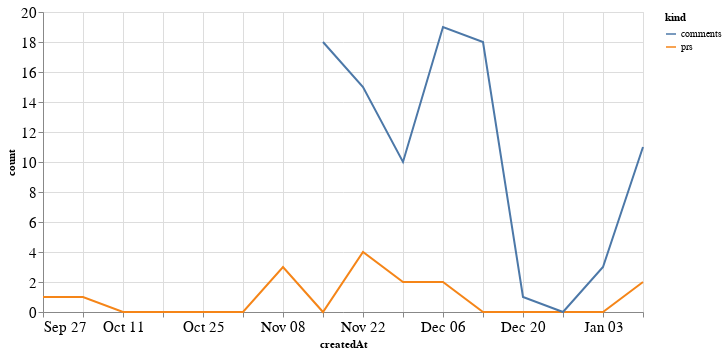

Notebook code cell kept with this figure:
### Code cell
alt.Chart(total_time, width=600).mark_line().encode(
    x='createdAt',
    y='count',
    color='kind'
)

### Figure 1 — Vega-Lite specification as saved in the notebook (floating-point values rounded to 4 significant figures)
{"config": {"axisLeft": {"labelFontSize": 15}, "axisBottom": {"labelFontSize": 15}}, "data": {"name": "data-b9418c729547904e563e99324381ec71"}, "mark": "line", "encoding": {"color": {"type": "nominal", "field": "kind"}, "x": {"type": "temporal", "field": "createdAt"}, "y": {"type": "quantitative", "field": "count"}}, "width": 600, "$schema": "https://vega.github.io/schema/vega-lite/v4.8.1.json", "datasets": {"data-b9418c729547904e563e99324381ec71": [{"createdAt": "2020-09-27T00:00:00", "kind": "prs", "count": 1.0}, {"createdAt": "2020-10-04T00:00:00", "kind": "prs", "count": 1.0}, {"createdAt": "2020-10-11T00:00:00", "kind": "prs", "count": 0.0}, {"createdAt": "2020-10-18T00:00:00", "kind": "prs", "count": 0.0}, {"createdAt": "2020-10-25T00:00:00", "kind": "prs", "count": 0.0}, {"createdAt": "2020-11-01T00:00:00", "kind": "prs", "count": 0.0}, {"createdAt": "2020-11-08T00:00:00", "kind": "prs", "count": 3.0}, {"createdAt": "2020-11-15T00:00:00", "kind": "prs", "count": 0.0}, {"createdAt": "2020-11-22T00:00:00", "kind": "prs", "count": 4.0}, {"createdAt": "2020-11-29T00:00:00", "kind": "prs", "count": 2.0}, {"createdAt": "2020-12-06T00:00:00", "kind": "prs", "count": 2.0}, {"createdAt": "2020-12-13T00:00:00", "kind": "prs", "count": 0.0}, {"createdAt": "2020-12-20T00:00:00", "kind": "prs", "count": 0.0}, {"createdAt": "2020-12-27T00:00:00", "kind": "prs", "count": 0.0}, {"createdAt": "2021-01-03T00:00:00", "kind": "prs", "count": 0.0}, {"createdAt": "2021-01-10T00:00:00", "kind": "prs", "count": 2.0}, {"createdAt": "2020-09-27T00:00:00", "kind": "comments", "count": null}, {"createdAt": "2020-10-04T00:00:00", "kind": "comments", "count": null}, {"createdAt": "2020-10-11T00:00:00", "kind": "comments", "count": null}, {"createdAt": "2020-10-18T00:00:00", "kind": "comments", "count": null}, {"createdAt": "2020-10-25T00:00:00", "kind": "comments", "count": null}, {"createdAt": "2020-11-01T00:00:00", "kind": "comments", "count": null}, {"createdAt": "2020-11-08T00:00:00", "kind": "comments", "count": null}, {"createdAt": "2020-11-15T00:00:00", "kind": "comments", "count": 18.0}, {"createdAt": "2020-11-22T00:00:00", "kind": "comments", "count": 15.0}, {"createdAt": "2020-11-29T00:00:00", "kind": "comments", "count": 10.0}, {"createdAt": "2020-12-06T00:00:00", "kind": "comments", "count": 19.0}, {"createdAt": "2020-12-13T00:00:00", "kind": "comments", "count": 18.0}, {"createdAt": "2020-12-20T00:00:00", "kind": "comments", "count": 1.0}, {"createdAt": "2020-12-27T00:00:00", "kind": "comments", "count": 0.0}, {"createdAt": "2021-01-03T00:00:00", "kind": "comments", "count": 3.0}, {"createdAt": "2021-01-10T00:00:00", "kind": "comments", "count": 11.0}]}}
